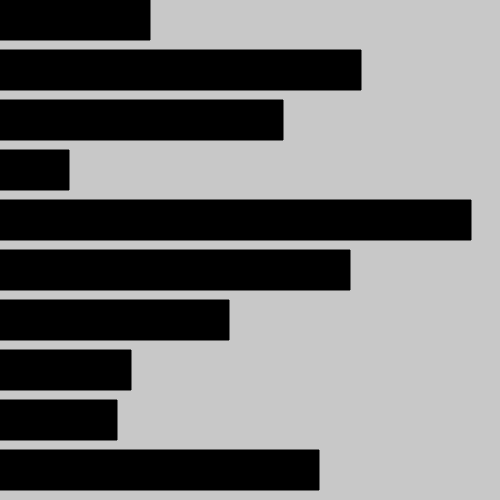
Frame 1 (no input)
Frame 60 (no input): identical to frame 1, image omitted
Frame 120 (the mouse pressed at the canvas centre since frame 60): identical to frame 1, image omitted

The p5.js sketch that drew this single still picture (run headless with seeded random() and noise() and a simulated clock; from frame 60 on, the mouse is pressed at the canvas centre):

// p5.js sketch
// ── sketch.js
let x0 = 150
let x1 = 361
let x2 = 283
let x3 = 69
let x4 = 471
let x5 = 350
let x6 = 229
let x7 = 131
let x8 = 117
let x9 = 319

let tamRect = [150,361,283,69,471,350,229,131,117,319]
let posRect = 0
function setup() {
  createCanvas(500, 500);

}


function draw() {
  background(200);
  
 fill(0)
 posRect = 0
 
 for (let i = 0 ; i < tamRect.length ; i++){
    rect(0, posRect, tamRect[i], 40)
    posRect +=50
 }
 /*
 rect(0, 0, tamRect[0], 45)
 rect(0, 50, tamRect[1], 45)
 rect(0, 100, tamRect[2], 45)
 rect(0, 150, tamRect[3], 45)
 rect(0, 200, tamRect[4],45)
 rect(0, 250, tamRect[5], 45)
 rect(0, 300, tamRect[6], 45)
 rect(0, 350, tamRect[7], 45)
 rect(0, 400, tamRect[8], 45)
 rect(0, 450, tamRect[9], 45) 
*/
}
